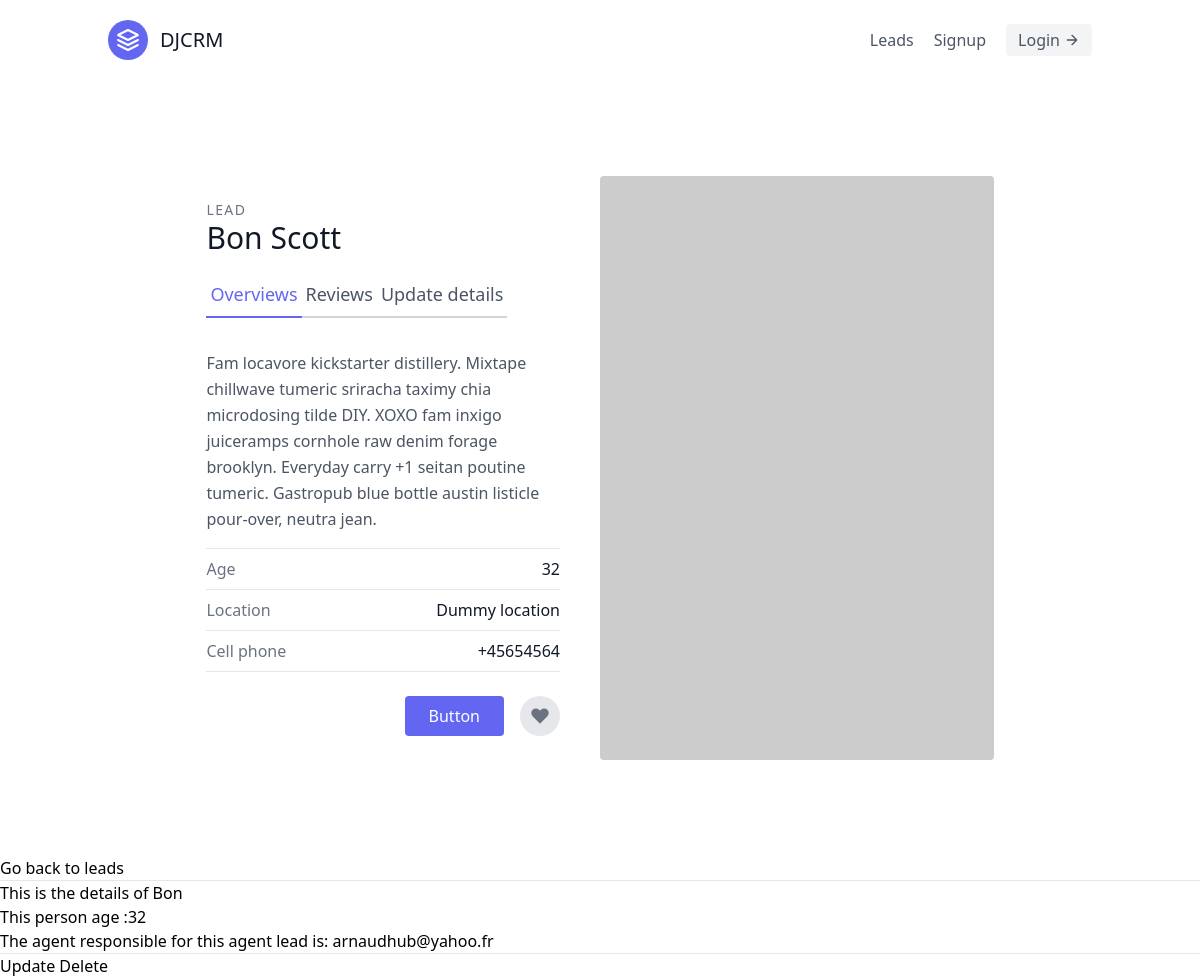
Page /leads/2/ on the committed database.
### leads/models.py (models this page shows, shortened)
class Lead(models.Model):
    first_name = models.CharField(max_length=20)
    last_name = models.CharField(max_length=20)
    age = models.IntegerField(default=0)
    agent = models.ForeignKey("Agent",on_delete=models.CASCADE)

class Agent(models.Model):
    user = models.OneToOneField(User,on_delete=models.CASCADE)
    def __str__(self):
        return self.user.email

class User(AbstractUser):
    pass

### leads/views.py (the view)
# urls.py: path('<int:pk>/', LeadDetailView.as_view(), name="lead-detail"),
class LeadDetailView(generic.DetailView):
    template_name = "leads/lead_detail.html"
    queryset = Lead.objects.all()
    context_object_name = "lead"

### leads/templates/leads/lead_detail.html
{% extends "base.html" %}
{% block content %}
<section class="text-gray-600 body-font overflow-hidden">
    <div class="container px-5 py-24 mx-auto">
      <div class="lg:w-4/5 mx-auto flex flex-wrap">
        <div class="lg:w-1/2 w-full lg:pr-10 lg:py-6 mb-6 lg:mb-0">
          <h2 class="text-sm title-font text-gray-500 tracking-widest">LEAD</h2>
            <h1 class="text-gray-900 text-3xl title-font font-medium mb-4">
              {{ lead.first_name }} {{ lead.last_name }}
            </h1>
                <div class="flex mb-4">
                    <div class="flex mb-4">
                        <a href="{% url 'leads:lead-detail' lead.pk %}" class="flex-grow text-indigo-500 border-b-2 border-indigo-500 py-2 text-lg px-1">
                            Overviews
                        </a>
                        <a class="flex-grow border-b-2 border-gray-300 py-2 text-lg px-1">
                            Reviews
                        </a>
                        <a href="{% url 'leads:lead-update' lead.pk %}" class="flex-grow border-b-2 border-gray-300 py-2 text-lg px-1">
                            Update details
                        </a>
                    </div>
                </div>
          <p class="leading-relaxed mb-4">Fam locavore kickstarter distillery. Mixtape chillwave tumeric sriracha taximy chia microdosing tilde DIY. XOXO fam inxigo juiceramps cornhole raw denim forage brooklyn. Everyday carry +1 seitan poutine tumeric. Gastropub blue bottle austin listicle pour-over, neutra jean.</p>
          <div class="flex border-t border-gray-200 py-2">
            <span class="text-gray-500">Age</span>
            <span class="ml-auto text-gray-900">{{lead.age}}</span>
          </div>
          <div class="flex border-t border-gray-200 py-2">
            <span class="text-gray-500">Location</span>
            <span class="ml-auto text-gray-900">Dummy location</span>
          </div>
          <div class="flex border-t border-b mb-6 border-gray-200 py-2">
            <span class="text-gray-500">Cell phone</span>
            <span class="ml-auto text-gray-900">+45654564</span>
          </div>
          <div class="flex">
            <button class="flex ml-auto text-white bg-indigo-500 border-0 py-2 px-6 focus:outline-none hover:bg-indigo-600 rounded">Button</button>
            <button class="rounded-full w-10 h-10 bg-gray-200 p-0 border-0 inline-flex items-center justify-center text-gray-500 ml-4">
              <svg fill="currentColor" stroke-linecap="round" stroke-linejoin="round" stroke-width="2" class="w-5 h-5" viewBox="0 0 24 24">
                <path d="M20.84 4.61a5.5 5.5 0 00-7.78 0L12 5.67l-1.06-1.06a5.5 5.5 0 00-7.78 7.78l1.06 1.06L12 21.23l7.78-7.78 1.06-1.06a5.5 5.5 0 000-7.78z"></path>
              </svg>
            </button>
          </div>
        </div>
        <img alt="ecommerce" class="lg:w-1/2 w-full lg:h-auto h-64 object-cover object-center rounded" src="https://dummyimage.com/400x400">
      </div>
    </div>
  </section>
    <a href="{% url 'leads:lead-list' %}">Go back to leads</a>
    <hr>
    <h1>This is the details of {{ lead.first_name}}</h1>
    <p>This person age :{{ lead.age }} </p>
    <p>The agent responsible for this agent lead is: {{ lead.agent }} </p>
    <hr>
    <a href="{% url 'leads:lead-update' lead.pk %}">Update</a>
    <a href="{% url 'leads:lead-delete' lead.pk %}">Delete</a>
{% endblock content %}

### rows in the picture
Lead: first_name "Bon", last_name "Scott", age "32", agent "arnaudhub@yahoo.fr"
